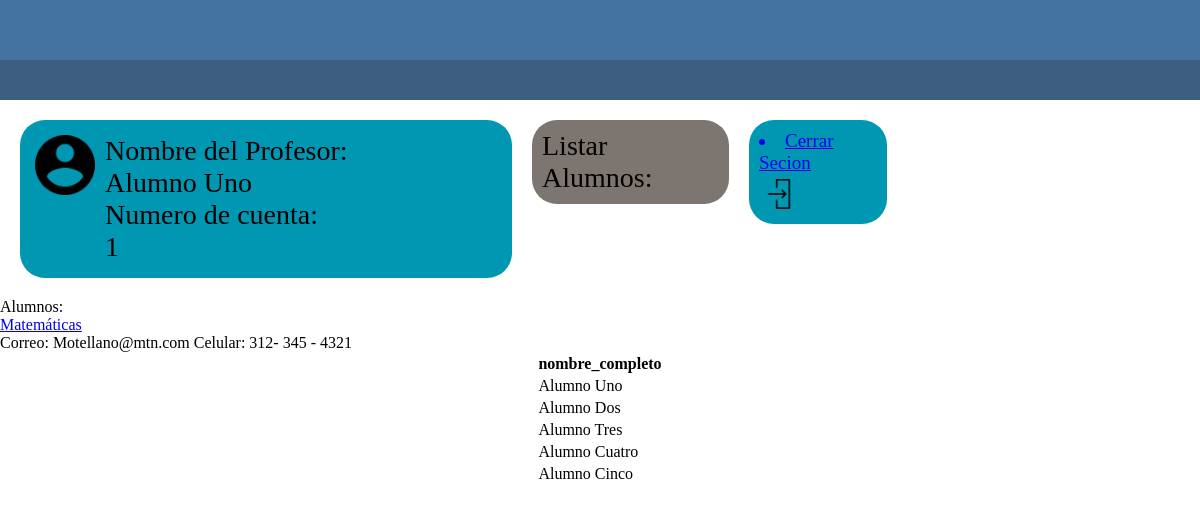
The app's page /Pagina_Maestro_prototipo1/Profesor_Listar_Alumnos_3.php?opc2=1 (signed in), older data.
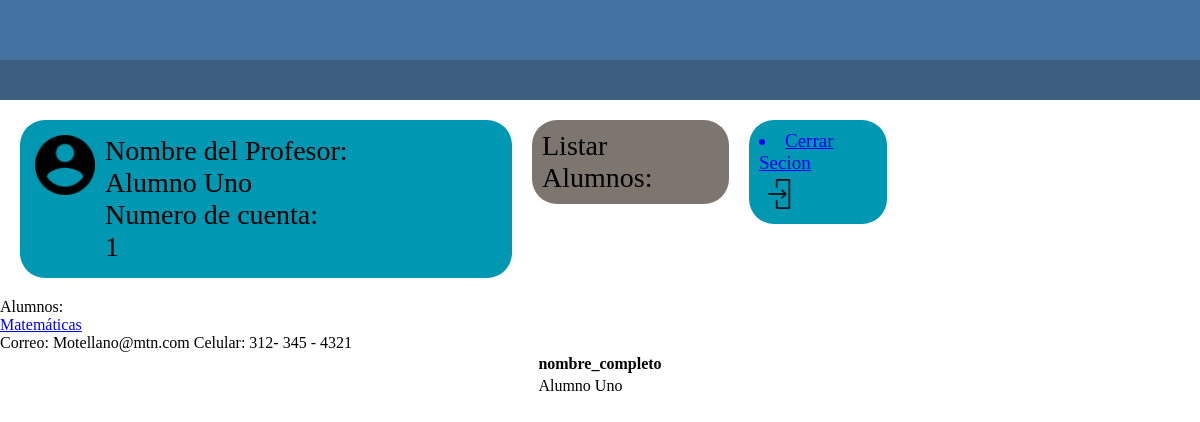
The same page, newer data.
### tables this page shows
CREATE TABLE materias(
    id_materia INT AUTO_INCREMENT PRIMARY KEY,
    nombre VARCHAR(50),
    matricula_profesor INT,
    FOREIGN KEY (matricula_profesor) REFERENCES profesores(matricula_profesor)
);

CREATE TABLE alumnos(
    matricula_alumno INT PRIMARY KEY,
    contraseña VARCHAR(30),
    nombre_completo VARCHAR(100),
    correo VARCHAR(50),
    id_grupo INT,
    FOREIGN KEY (correo) REFERENCES login(correo),
    FOREIGN KEY (id_grupo) REFERENCES grupos(id_grupo)
);

### Pagina_Maestro_prototipo1/Conexion.php (called while the page is built, shortened)
<?php
   class Conexion{
    private $host = 'localhost';
    private $usuario= 'root';
    private $password = '';
    private $base = 'Titanic';
    public $sentencia;
    private $conexion;
    private function abrir_conexion(){
      $this->conexion = new mysqli($this->host,$this->usuario,$this->password,$this->base);
    }
    public function obtener_sentencia(){
      $result = $this->conexion->query($this->sentencia);
      return $result;
    }
  }
?>

### Pagina_Maestro_prototipo1/Contacto.php (called while the page is built, shortened)
<?php
   include ("Conexion.php");
   Class Contacto extends conexion{
      public function consultar_Materias($matricula_profesor){
         $this->sentencia = "SELECT materias.nombre, materias.id_materia
         FROM materias
         INNER JOIN profesores
         ON materias.matricula_profesor = profesores.matricula_profesor
         WHERE profesores.matricula_profesor = $matricula_profesor";
         $resultado = $this->obtener_sentencia();
         return $resultado;
      }
      public function Listar_Alumnos($Grupo_Elegido) {
         $this->sentencia = "SELECT alumnos.matricula_alumno, alumnos.nombre_completo
         FROM alumnos
         INNER JOIN grupos
         ON alumnos.id_grupo = grupos.id_grupo
         WHERE grupos.id_grupo = $Grupo_Elegido";
         $resultado = $this->obtener_sentencia();
         return $resultado;
      }
   }
?>

### Pagina_Maestro_prototipo1/Profesor_Listar_Alumnos_3.php (the view, shortened to what this page needs)
<!DOCTYPE html>
<head>
	<tie></title>
	<link rel="stylesheet" type="text/css" href="Listar_Alumnos_Profesor.css">
</head>
<body>
    <div id="total">
    <div id="Prinsipal">
    	<div id="Color_arriba0"></div>
	    <div id="Color_arriba1"></div>
    	<header id="cabeza">
    		<article id="Info_usuario">
                <input id="Imagen0" type="image" src="icon_usuario.PNG" alt="Enviar" width="60px" height="60px">
                <div id="Info_usuario1">
            	    <p>Nombre del Profesor:</p>
                    <?php
                        if (isset($_COOKIE['username'])) {
                        $username = $_COOKIE['username'];
                        echo "$username";
                        } else {
                            echo "No se ha encontrado el nombre.";
                        }
                    ?>
                    <p>Numero de cuenta:</p>
                    <?php
                        if (isset($_COOKIE['matricula'])) {
                        $matricula = $_COOKIE['matricula'];
                            echo "$matricula";
                        } else {
                            echo "No se ha encontrado la matrícula.";
                        }
                    ?>
               </div>
            </article>
            <article id="Info_ListAlumn">
            	<div>
            		Listar Alumnos:
            	</div>
            </article>
            <article id="cerrar_secion0">
            	<a href="?opc=cerrar_secion"> <li>Cerrar Secion</li> </a>
                <input id="Imagen0" type="image" src="Icon_salir.PNG" alt="Enviar" width="30px" height="30px">
            </article>
    	</header>
    	<section>
    		<article id="Acciones">
    			<div id="Tabla0">
    				<header id="Titulo_Tabla">
    					<p>Alumnos:</p>
    				</header>
                    <section>
                        <?php
                        require_once("Contacto.php");
                        $obj = new contacto();
                        $matricula_profesor = $_COOKIE['matricula'];
                        $resultado = $obj->consultar_Materias($matricula_profesor);
                        if ($resultado->num_rows > 0) {
                        while ($fila = $resultado->fetch_assoc()) {
                            echo '<a href="?opc1=' . $fila["id_materia"] . '">' . $fila["nombre"] . '</a>';
                            echo '<br>';
                        }
                        } else {
                            echo "El profesor no imparte ninguna materia.";
                        }
                        if (isset($_REQUEST["opc2"])) {
                                $Grupo_Elegido = $_REQUEST["opc2"];
                                $resultado = $obj->Listar_Alumnos($Grupo_Elegido);
                                if ($resultado->num_rows > 0) {
                                    echo "<table>";
                                    echo "<tr>";
                                    echo "<th>nombre_completo</th>";
                                    echo "</tr>";
                                    while ($alumno = $resultado->fetch_assoc()) {
                                        echo "<tr>";
                                        echo "<td>".$alumno["nombre_completo"]."</td>";
                                        echo "</tr>";
                                    }
                                } else {
                                    echo "El grupo no tiene alumnos";
                                }
                            }
                    ?>
                    </section>
    			</div>
    		</article>
    	</section>
    	<footer id="Pie_Pagina"> <p>Correo: Motellano@mtn.com             Celular: 312- 345 - 4321</p> </footer>
    </div>
    </div>
</body>
</html>

Row changes from the older to the newer data that the page shows:
no longer on this page (row edited): alumnos: nombre_completo "Alumno Dos"
no longer on this page (row edited): alumnos: nombre_completo "Alumno Tres"
no longer on this page (row edited): alumnos: nombre_completo "Alumno Cuatro"
no longer on this page (row edited): alumnos: nombre_completo "Alumno Cinco"
